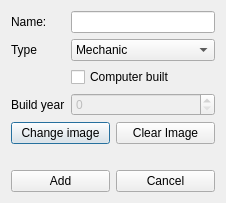
<?xml version="1.0" encoding="UTF-8"?>
<ui version="4.0">
 <class>AddComputerDialog</class>
 <widget class="QDialog" name="AddComputerDialog">
  <property name="geometry">
   <rect>
    <x>0</x>
    <y>0</y>
    <width>226</width>
    <height>186</height>
   </rect>
  </property>
  <property name="windowTitle">
   <string>Dialog</string>
  </property>
  <layout class="QVBoxLayout" name="verticalLayout">
   <item>
    <layout class="QVBoxLayout" name="verticalLayout_3">
     <item>
      <layout class="QGridLayout" name="gridLayout">
       <item row="0" column="3">
        <widget class="QLineEdit" name="nameBox"/>
       </item>
       <item row="3" column="0">
        <widget class="QLabel" name="label_4">
         <property name="text">
          <string>Build year</string>
         </property>
         <property name="alignment">
          <set>Qt::AlignLeading|Qt::AlignLeft|Qt::AlignVCenter</set>
         </property>
        </widget>
       </item>
       <item row="3" column="3">
        <widget class="QSpinBox" name="buildYearBox">
         <property name="enabled">
          <bool>false</bool>
         </property>
        </widget>
       </item>
       <item row="1" column="3">
        <widget class="QComboBox" name="typeBox">
         <item>
          <property name="text">
           <string>Mechanic</string>
          </property>
         </item>
         <item>
          <property name="text">
           <string>Electronic</string>
          </property>
         </item>
         <item>
          <property name="text">
           <string>Transistor</string>
          </property>
         </item>
         <item>
          <property name="text">
           <string>Quantum</string>
          </property>
         </item>
        </widget>
       </item>
       <item row="1" column="0">
        <widget class="QLabel" name="label_2">
         <property name="text">
          <string>Type</string>
         </property>
         <property name="alignment">
          <set>Qt::AlignLeading|Qt::AlignLeft|Qt::AlignVCenter</set>
         </property>
        </widget>
       </item>
       <item row="0" column="0">
        <widget class="QLabel" name="label">
         <property name="text">
          <string>Name:</string>
         </property>
         <property name="alignment">
          <set>Qt::AlignLeading|Qt::AlignLeft|Qt::AlignVCenter</set>
         </property>
        </widget>
       </item>
       <item row="2" column="3">
        <widget class="QCheckBox" name="computerBuiltBox">
         <property name="text">
          <string>Computer built</string>
         </property>
        </widget>
       </item>
      </layout>
     </item>
     <item>
      <layout class="QHBoxLayout" name="horizontalLayout_2">
       <item>
        <widget class="QPushButton" name="imageSelection">
         <property name="text">
          <string>Change image</string>
         </property>
        </widget>
       </item>
       <item>
        <widget class="QPushButton" name="removeImageButton">
         <property name="text">
          <string>Clear Image</string>
         </property>
        </widget>
       </item>
      </layout>
     </item>
     <item>
      <widget class="QLabel" name="imageLabel">
       <property name="text">
        <string/>
       </property>
      </widget>
     </item>
     <item>
      <layout class="QHBoxLayout" name="horizontalLayout_3">
       <item>
        <widget class="QPushButton" name="addButton">
         <property name="text">
          <string>Add</string>
         </property>
        </widget>
       </item>
       <item>
        <widget class="QPushButton" name="cancelButton">
         <property name="text">
          <string>Cancel</string>
         </property>
        </widget>
       </item>
      </layout>
     </item>
    </layout>
   </item>
  </layout>
 </widget>
 <tabstops>
  <tabstop>nameBox</tabstop>
  <tabstop>typeBox</tabstop>
  <tabstop>computerBuiltBox</tabstop>
  <tabstop>buildYearBox</tabstop>
  <tabstop>addButton</tabstop>
  <tabstop>cancelButton</tabstop>
 </tabstops>
 <resources/>
 <connections/>
</ui>
